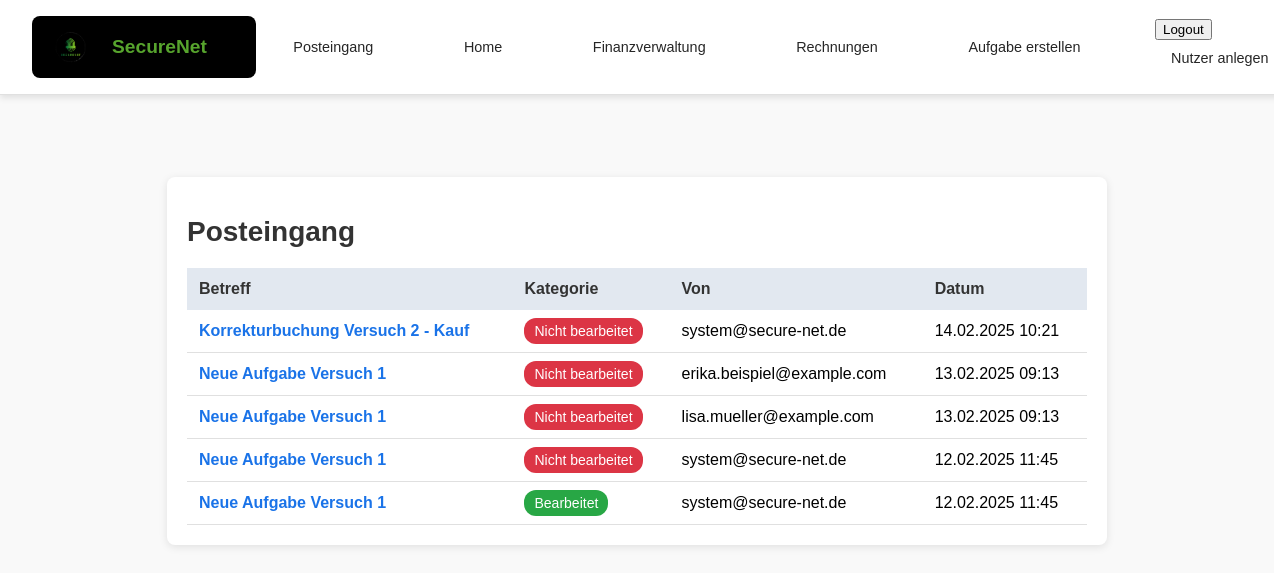
The page /posts/posteingang/ (signed in) on the database as committed earlier.
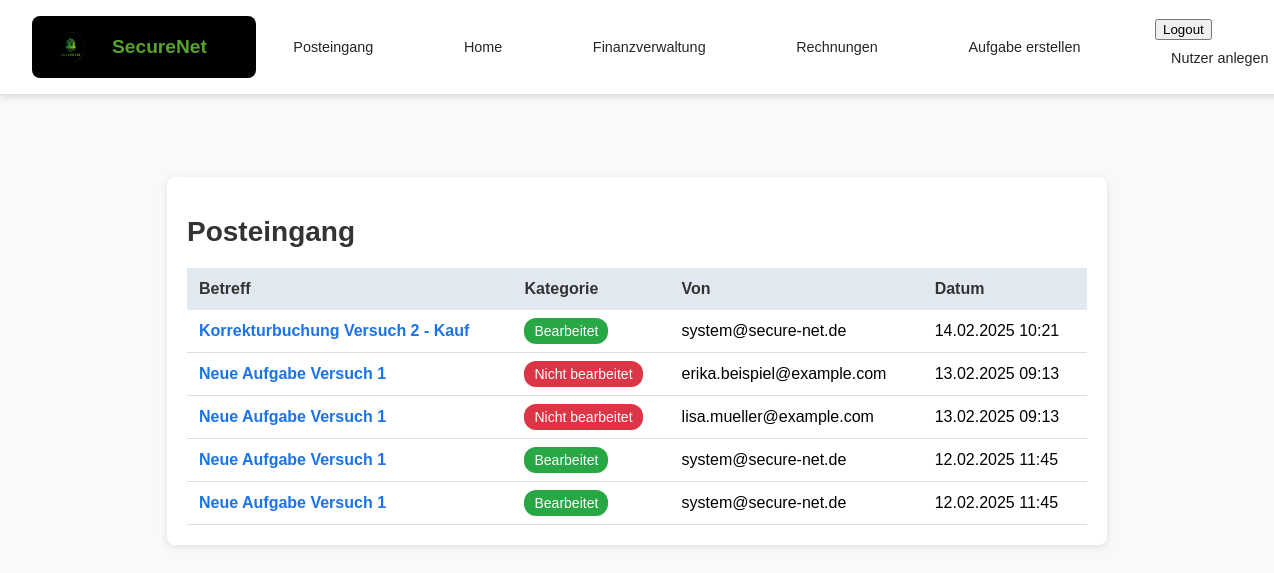
The same page on the database as committed later.
### posts/models.py (models this page shows, shortened)
class Mail(models.Model):
    nutzer = models.ForeignKey(settings.AUTH_USER_MODEL, on_delete=models.CASCADE)
    aufgabe = models.ForeignKey(Aufgabe_neu, on_delete=models.CASCADE, null=True, blank=True)
    betreff = models.CharField(max_length=255)
    mailtext = models.TextField()
    versuch = models.PositiveIntegerField(default=1)
    von = models.CharField(max_length=100, default="system@secure-net.de")
    absender_name = models.CharField(max_length=100, default="")  # Neuer Name
    absender_adresse = models.CharField(max_length=255, default="")  # Neue Adresse
    datum = models.DateTimeField(auto_now_add=True)
    status = models.CharField(max_length=50, choices=[
        ('nicht bearbeitet', 'Nicht bearbeitet'),
        ('bearbeitet', 'Bearbeitet')
    ], default='nicht bearbeitet')

### posts/views.py (the view)
# urls.py: path('posteingang/', views.posteingang, name='posteingang'),
@login_required
def posteingang(request):
    mails = Mail.objects.filter(nutzer=request.user).order_by('-datum')
    for mail in mails:
        buchung_vorhanden = Buchung.objects.filter(
            aufgabe=mail.aufgabe,
            nutzer=request.user,
            versuch=mail.versuch  # Korrekte Zuordnung zum Versuch
        ).exists()
        if buchung_vorhanden:
            mail.status = 'bearbeitet'
        mail.save()
    return render(request, 'posts/posteingang.html', {'mails': mails})

### posts/templates/posts/posteingang.html (shortened to what this page needs)
{% extends 'master_layout.html' %}
{% load static%}
{% block css %}
<link rel="stylesheet" href="{% static 'css/posteingang.css' %}">
{% endblock %}
{% block content %}
    <div class="container">
        <h1 class="title">Posteingang</h1>
        <div class="table-container">
            <table class="mail-table">
                <thead>
                    <tr>
                        <th>Betreff</th>
                        <th>Kategorie</th>
                        <th>Von</th>
                        <th>Datum</th>
                    </tr>
                </thead>
                <tbody>
                    {% for mail in mails %}
                    <tr class="mail-row" onclick="window.location='{% url 'posts:mail_detail' mail.id %}'">
                        <td>
                            <span class="mail-subject">{{ mail.betreff }}</span>
                        </td>
                        <td>
                            {% if mail.status == 'bearbeitet' %}
                                <span class="status status-bearbeitet">Bearbeitet</span>
                            {% else %}
                                <span class="status status-nicht-bearbeitet">Nicht bearbeitet</span>
                            {% endif %}
                        </td>
                        <td>{{ mail.von }}</td>
                        <td>{{ mail.datum|date:"d.m.Y H:i" }}</td>
                    </tr>
                    {% empty %}
                    <tr>
                        <td colspan="4" class="empty-row">Keine Mails verfügbar.</td>
                    </tr>
                    {% endfor %}
                </tbody>
            </table>
        </div>
    </div>
{% endblock %}

Rows that differ between the two databases and show on the page:
changed Mail "Korrekturbuchung Versuch 2 - Kauf": status "Nicht bearbeitet" → "Bearbeitet"
changed Mail (number 4 of 5 on the later page): status "Nicht bearbeitet" → "Bearbeitet"
